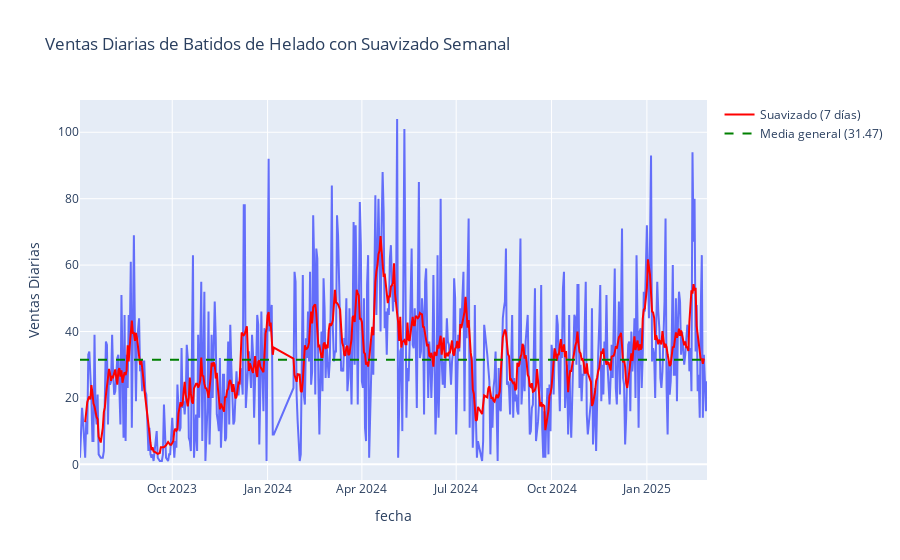

The cell this chart's notebook holds for it:
### Markdown cell above
NOTA: Se realiza análisis diario ya que se intentó realiar semanal pero da muy pocos resultados aproximadamente 70 vaores a partir del pequeño tamaño del dataset. Además que aprovecha las ventajas de algunos modelos que permiten ajustar estacionalidad

### Code cell
# Suavisando con Media Móvil en un período semanal. 
nivel_suavizado = df_top_producto['cantidad'].rolling(window=7, center=True).mean()
media_general = df_top_producto['cantidad'].mean()

fig = px.line(df_top_producto, x=df_top_producto.index, y='cantidad', title='Ventas Diarias de Batidos de Helado con Suavizado Semanal',  labels={'cantidad': 'Ventas Diarias'})
fig.add_scatter(x=df_top_producto.index, y=nivel_suavizado, mode='lines', name='Suavizado (7 días)', line=dict(color='red'))
fig.add_trace(go.Scatter(x=[df_top_producto.index.min(), df_top_producto.index.max()], y=[media_general, media_general], mode='lines', name=f"Media general ({media_general:.2f})", line=dict(color='green', dash='dash')))
fig.show()

### Figure 1 — Plotly figure (JSON) as saved in the notebook; plotly's stock layout.template omitted (floating-point values rounded to 4 significant figures; data arrays with more than 128 entries replaced by an {"elided": "..."} marker saying what was removed)
{"data": [{"hovertemplate": "fecha=%{x}<br>Ventas Diarias=%{y}<extra></extra>", "legendgroup": "", "line": {"color": "#636efa", "dash": "solid"}, "marker": {"symbol": "circle"}, "mode": "lines", "name": "", "orientation": "v", "showlegend": false, "type": "scatter", "x": {"elided": "564 str values"}, "xaxis": "x", "y": {"elided": "564 int values"}, "yaxis": "y"}, {"line": {"color": "red"}, "mode": "lines", "name": "Suavizado (7 días)", "type": "scatter", "x": {"elided": "564 str values"}, "y": {"elided": "564 float values"}}, {"line": {"color": "green", "dash": "dash"}, "mode": "lines", "name": "Media general (31.47)", "type": "scatter", "x": ["2023-07-04T00:00:00", "2025-02-28T00:00:00"], "y": [31.47, 31.47]}], "layout": {"legend": {"tracegroupgap": 0}, "title": {"text": "Ventas Diarias de Batidos de Helado con Suavizado Semanal"}, "xaxis": {"anchor": "y", "domain": [0, 1], "title": {"text": "fecha"}}, "yaxis": {"anchor": "x", "domain": [0, 1], "title": {"text": "Ventas Diarias"}}}}
